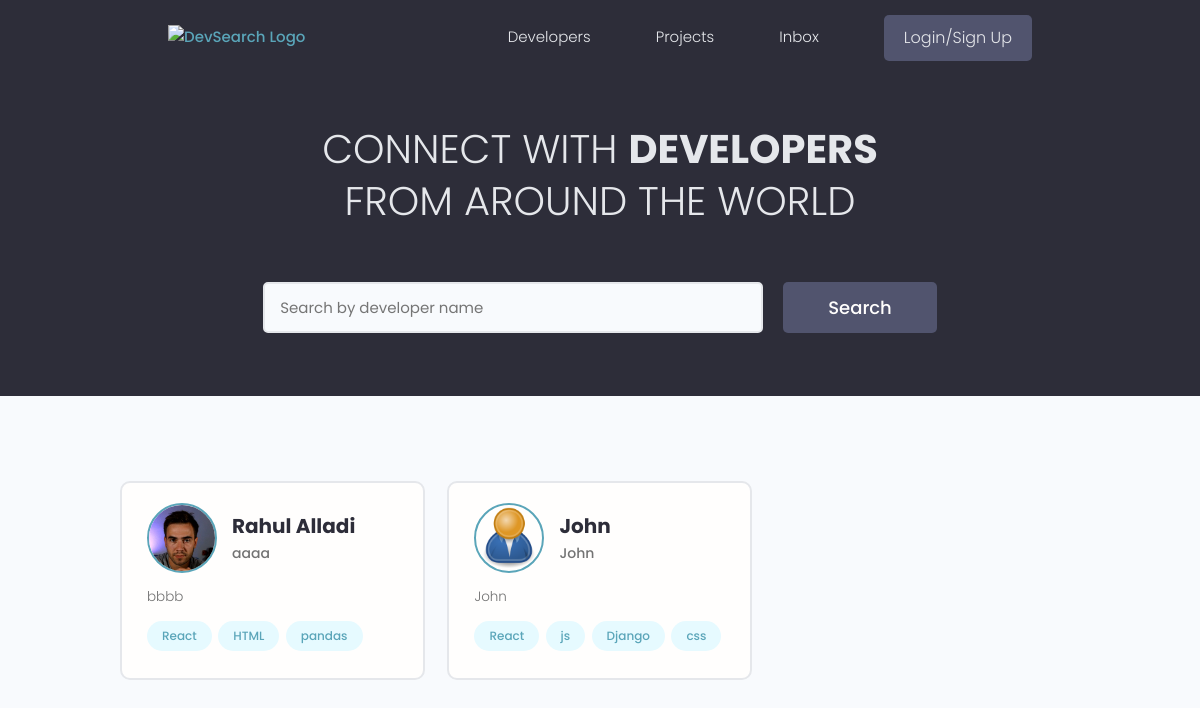
Before: / with the older database file.
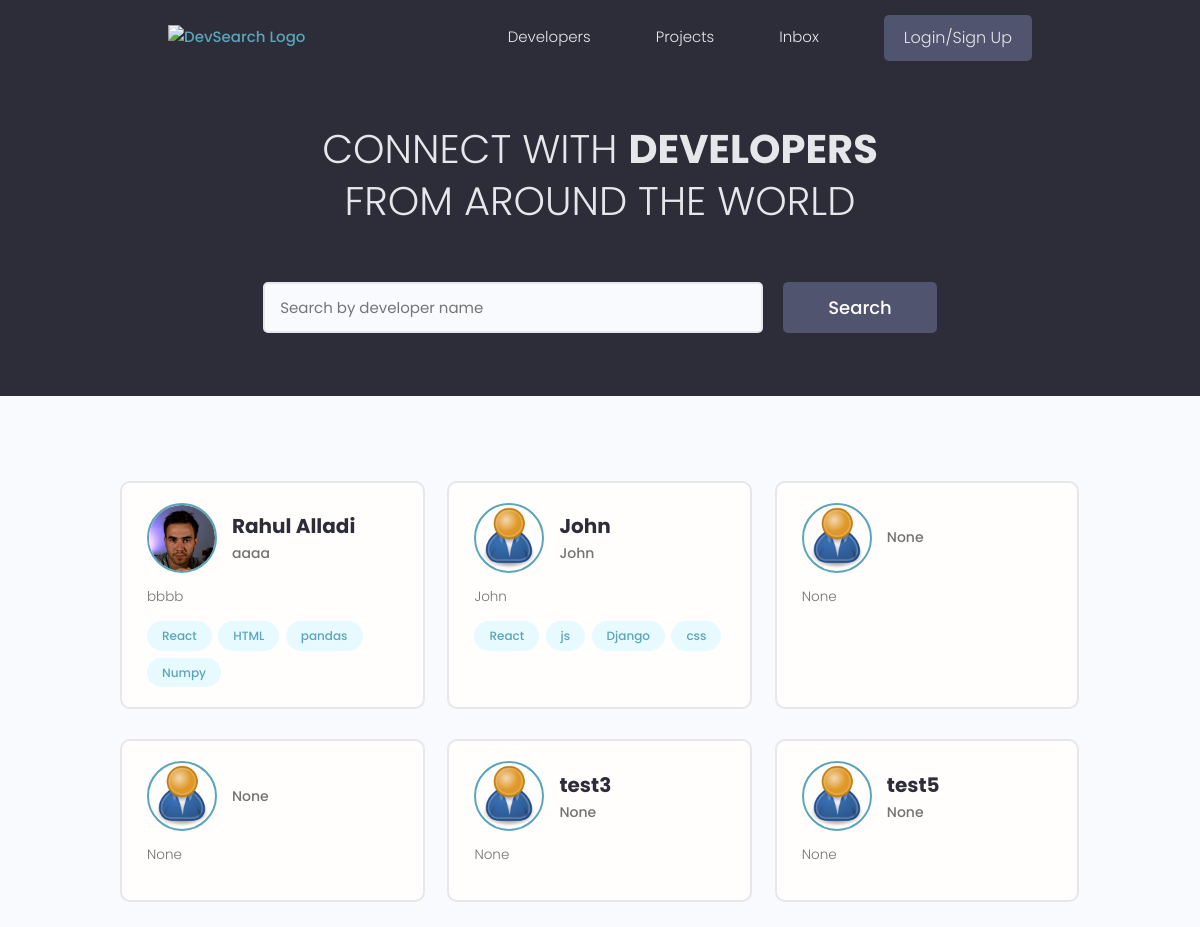
After: the same page with the newer database file.
### users/models.py (models this page shows, shortened)
class Profile(models.Model):
    user = models.OneToOneField(User, on_delete=models.CASCADE, null=True,blank=True)
    name = models.CharField(max_length=200, null=True, blank=True)
    email = models.EmailField(max_length=500, null=True, blank=True)
    username = models.CharField(max_length=200, null=True, blank=True)
    location = models.CharField(max_length=200, null=True, blank=True)
    short_intro = models.CharField(max_length=200, null=True, blank=True)
    bio = models.TextField(null=True, blank=True)
    profile_image = models.ImageField(null=True, blank=True,upload_to='profiles/',default ='profiles/user-default.png')
    social_github = models.CharField(max_length=200, null=True, blank=True)
    social_twitter = models.CharField(max_length=200, null=True, blank=True)
    social_linkedin = models.CharField(max_length=200, null=True, blank=True)
    social_youtube = models.CharField(max_length=200, null=True, blank=True)
    social_website = models.CharField(max_length=200, null=True, blank=True)
    created = models.DateTimeField(auto_now_add=True)
    id = models.UUIDField(default=uuid.uuid4,unique=True,primary_key=True,editable=False)

class Skill(models.Model):
    owner = models.ForeignKey(
            Profile, on_delete=models.CASCADE,null=True, blank=True)
    name = models.CharField(max_length=200, null=True, blank=True)
    description = models.TextField(null=True, blank=True)
    created = models.DateTimeField(auto_now_add=True)
    id = models.UUIDField(default=uuid.uuid4,unique=True,primary_key=True,editable=False)
    def __str__(self):
            return str(self.name)

### users/views.py (the view)
# urls.py: path('', views.profiles, name='profiles'),
def profiles(request):
    Profiles = Profile.objects.all()
    context = {'profiles':Profiles}
    return render(request, 'users/profiles.html',context)

### users/templates/users/profiles.html (shortened to what this page needs)
{% extends 'main.html' %}
{% block content %}
  <main class="home">
    <section class="hero-section text-center">
      <div class="container container--narrow">
        <div class="hero-section__box">
          <h2>CONNECT WITH <span>DEVELOPERS</span></h2>
          <h2>FROM AROUND THE WORLD</h2>
        </div>
        <div class="hero-section__search">
          <form class="form" action="#" method="get">
            <div class="form__field">
              <input class="input input--text" id="formInput#search" type="text" name="text"
                placeholder="Search by developer name" />
            </div>
            <input class="btn btn--sub btn--lg" type="submit" value="Search" />
          </form>
        </div>
      </div>
    </section>
    <section class="devlist">
      <div class="container">
        <div class="grid grid--three">
        {% for profile in profiles %}
          <div class="column card">
            <div class="dev">
              <a href="{% url 'user-profile' profile.id %}" class="card__body">
                <div class="dev__profile">
                  <img class="avatar avatar--md" src="{{ profile.profile_image.url }}" alt="image" />
                  <div class="dev__meta">
                    <h3>{{profile.name}}</h3>
                    <h5>{{profile.short_intro|slice:"60"}}</h5>
                  </div>
                </div>
                <p class="dev__info">{{ profile.bio|slice:"150" }}</p>
                <div class="dev__skills">
                  {% for skill in profile.skill_set.all|slice:"5" %}
                  <span class="tag tag--pill tag--main">
                    <small>{{skill}}</small>
                  </span>
                  {% endfor %}
                </div>
              </a>
            </div>
          </div>
        {% endfor %}
        </div>
      </div>
    </section>
  </main>
{% endblock content %}

### templates/main.html (shortened to what this page needs)
<!DOCTYPE html>
{% load static %}
<html>
<head>
    <link rel="stylesheet" href="https://cdn.iconmonstr.com/1.3.0/css/iconmonstr-iconic-font.min.css" />
    <link rel="stylesheet" href="{% static 'uikit/styles/uikit.css' %}" />
    <link rel="stylesheet" href="{% static 'styles/app.css' %}" />
    <link rel="stylesheet" href="https://cdn.iconmonstr.com/1.3.0/css/iconmonstr-iconic-font.min.css" />
    <link rel="stylesheet" href="uikit/styles/uikit.css" />
    <link rel="stylesheet" href="styles/app.css" />
</head>
<body>
    {% include 'navbar.html' %}
    {% block content %}
    {% endblock content %}
</body>
</html>

### templates/navbar.html (shortened to what this page needs)
{% load static %}
<header class="header">
    <div class="container container--narrow">
      <a href="{% url 'projects' %}" class="header__logo">
        <img src="{% static 'images/logo.svg %'}" alt="DevSearch Logo" />
      </a>
      <nav class="header__nav">
        <ul class="header__menu">
          <li class="header__menuItem"><a href="{% url 'profiles' %}">Developers</a></li>
          <li class="header__menuItem"><a href="{% url 'projects' %}">Projects</a></li>
          <li class="header__menuItem"><a href="">Inbox</a></li>
          {% if request.user.is_authenticated %}
          <li class="header__menuItem"><a href="{% url 'create-project' %}" class="btn btn--sub">Add Project</a></li>
          <li class="header__menuItem"><a href="{% url 'logout' %}" class="btn btn--sub">Logout</a></li>
          {% else %}
          <li class="header__menuItem"><a href="{% url 'login' %}" class="btn btn--sub">Login/Sign Up</a></li>
          {% endif %}
        </ul>
      </nav>
    </div>
  </header>

### static/styles/app.css (style rules this page uses)
:root { --color-sub: #2d2d39; }
.btn--sub { background-color: var(--color-sub-light); }
.card { border: 2px solid var(--color-light); }
img { width: 100%; }
.header { position: sticky; z-index: 111; background-color: var(--color-sub); padding: 1.5rem 0; }
.header > .container { display: flex; justify-content: space-between; align-items: center; }
.header__logo > img { height: 3.8rem; }
.header__nav > ul { display: inline-flex; align-items: center; list-style: none; gap: 6.5rem; }
.header__menuItem > a { color: var(--color-light); font-weight: 300; }
.hero-section { height: 40vh; display: flex; align-items: center; background-color: var(--color-sub); }
.hero-section__box { margin-bottom: 4rem; }
.hero-section__box > h2, .hero-section__box > h2 > span { font-size: 4rem; color: var(--color-light); line-height: 1.3; text-transform: uppercase; }
.hero-section__box > h2 { font-weight: 300; }
.hero-section__box > h2 > span { font-weight: 700; }
.hero-section__search > .form { display: flex; align-items: center; justify-content: center; gap: 2rem; }
.hero-section__search > .form input.input--text { width: 50rem; }
.devlist { margin-top: 8rem; }
.devlist .grid { align-items: stretch; }
.devlist .dev .dev__profile { display: flex; align-items: center; gap: 1.5rem; }
.devlist .dev .dev__meta h3 { color: var(--color-sub); font-size: 2rem; font-weight: 700; }
.devlist .dev .dev__meta h5 { color: var(--color-text); font-size: 1.4rem; font-weight: 500; }
.devlist .dev .dev__info { margin: 1.5rem 0; font-size: 1.35rem; line-height: 1.4; text-align: justify; }

### static/uikit/styles/modules/_variables.css (style rules this page uses)
:root { --color-main: #5aa5b9; --color-main-light: #e6faff; --color-sub: #3f4156; --color-sub-light: #51546e; --color-sub-lighter: #ededfd; --color-text: #737373; --color-gray: #8b8b8b; --color-light: #e5e7eb; --color-light-gray: #767676; --color-bg: #f8fafd; --color-white: #fffefd; --color-white-light: #f3f3f3; --color-success: #359e64; --color-success-bg: #def8e8; --color-error: #fc4b0b; --color-error-bg: #fff2ee; --font-base: 'Poppins', arial, helvetica, 'Segoe UI', roboto, ubuntu, sans-serif; --font-monospace: 'Fira Code', 'Courier New', courier, monospace; --font-regular: 300; --font-medium: 500; --font-bold: 700; --generic-shadow: 1px 1px 5px #00000010; --generic-transition: all 0.3s ease-in-out; }

### static/uikit/styles/modules/_base.css (style rules this page uses)
* { margin: 0; padding: 0; box-sizing: border-box; text-rendering: optimizeLegibility; color: inherit; font-size: inherit; }
html { font-size: 50%; }
@media only screen and (min-width: 480px) { html { font-size: 56.25%; } }
@media only screen and (min-width: 1200px) { html { font-size: 62.5%; } }
body { line-height: 1.6; font-weight: 400; font-size: 1.5rem; color: var(--color-text); background-color: var(--color-bg); min-height: 100vh; }

### static/uikit/styles/modules/_typography.css (style rules this page uses)
* { font-family: var(--font-base); }
h2 { font-size: 3.6rem; font-weight: var(--font-bold); }
h3 { font-size: 3.2rem; font-weight: var(--font-medium); }
h5 { font-size: 2.4rem; font-weight: var(--font-medium); }
h5, h6 { font-weight: var(--font-regular); }
p, span, strong { font-size: 1.6rem; color: var(--color-text); font-weight: var(--font-regular); }
a { padding-bottom: 2px; text-decoration: none; display: inline-block; color: var(--color-main); font-weight: var(--font-medium); }

### static/uikit/styles/modules/_utilities.css (style rules this page uses)
.container { width: 92%; max-width: 165rem; margin: 0 auto; box-sizing: border-box; }
.container--narrow { width: 92%; max-width: 120rem; }
@media screen and (min-width: 1000px) { .container { width: 90%; } }
@media screen and (min-width: 1000px) { .container--narrow { width: 85%; } }
@media screen and (min-width: 1200px) { .container { width: 80%; } }
@media screen and (min-width: 1200px) { .container--narrow { width: 72%; } }
.text-center { text-align: center; }

### static/uikit/styles/modules/_avatar.css (style rules this page uses)
.avatar { border-radius: 50%; border: 2px solid var(--color-main); object-fit: cover; }
.avatar--md { height: 7rem; width: 7rem; }

### static/uikit/styles/modules/_button.css (style rules this page uses)
.btn { display: inline-block; position: relative; cursor: pointer; background-color: var(--color-light); font-weight: var(--font-medium); color: var(--color-sub); text-decoration: none; padding: 1rem 2rem; border-radius: 0.5rem; border: none; width: -webkit-fit-content; width: -moz-fit-content; width: fit-content; height: -webkit-fit-content; height: -moz-fit-content; height: fit-content; font-size: 1.6rem; outline-width: 0; outline-color: transparent; -webkit-backface-visibility: hidden; backface-visibility: hidden; transition: all 0.3s ease-in-out; }
.btn--sub { background-color: var(--color-sub); color: var(--color-white); }
.btn--lg { font-size: 1.8rem; padding: 1.2rem 4.5rem; }

Changed rows visible on the page:
added Skill: name "Numpy", shown under Profile "Rahul Alladi"
added Profile: profile_image (placeholder picture), short_intro "None", bio "None"
added Profile: profile_image (placeholder picture), short_intro "None", bio "None"
added Profile: profile_image (placeholder picture), name "test3", short_intro "None", bio "None"
added Profile: profile_image (placeholder picture), name "test5", short_intro "None", bio "None"
